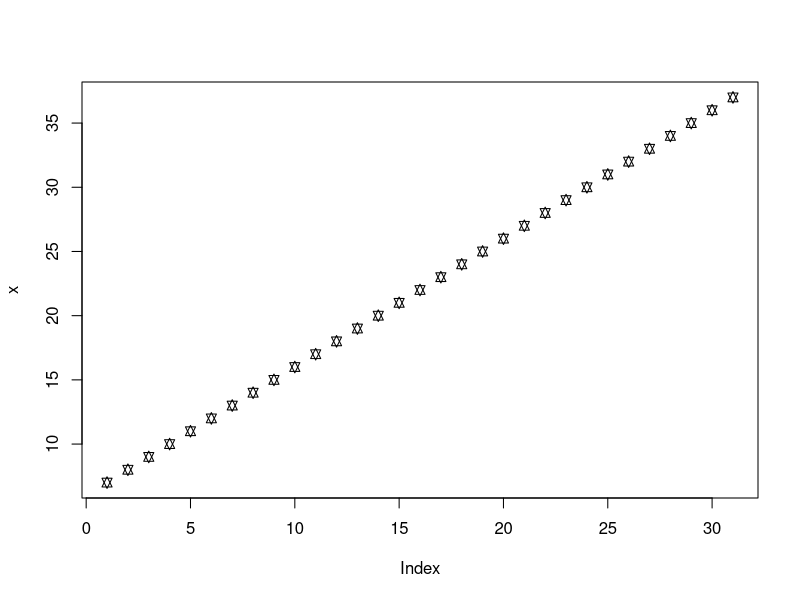

R code for this plot: (Note: this script raises an error after producing the figure.)
colors()

?pch

x=7:37

plot(x, pch=11)

par(mfrow=c(1,1), col.axis="black")

library("plotrix", lib.loc="~/R/R-3.5.1/library")

plot(1:7, ylab = "", main = "Line Types, lty 0:6", xlab = "lty")

ablineclip(v=1, lty=1, col="sienna2", lwd=2)
ablineclip(v=2, lty=2, col="sienna2", lwd=2)
ablineclip(v=3, lty=3, col="sienna2", lwd=2)
ablineclip(v=4, lty=4, col="sienna2", lwd=2)
ablineclip(v=5, lty=5, col="sienna2", lwd=2)
ablineclip(v=6, lty=6, col="sienna2", lwd=5)
ablineclip(v=7, lty=0, col="sienna2", lwd=2)

plot(lynx)

plot(lynx, type="p", main="Type p")
plot(lynx, type="l", main="Type l")
plot(lynx, type="b", main="Type b")
plot(lynx, type="c", main="Type c")
plot(lynx, type="o", main="Type o")
plot(lynx, type="h", main="Type h")
plot(lynx, type="s", main="Type s")
plot(lynx, type="n", main="Type n")

par(mar=c(4, 3, 3, 3), col.axis="green")

plot(cars$speed, type="s", col="red", bty="n", xlab="Cars ID", ylab="speed")
text(8, 14, "Speed in mph", cex=0.85, col = "red")

par(new=T)

plot(cars$dist, type="s", bty="n", ann=F, axes = F, col="darkblue")

axis(side=4, col = "darkblue")

text(37, 18, "Stopdistance in ft", cex=0.85, col="darkblue")

title(main = "Speed and stopping\n Distance of Cars (fd)")
